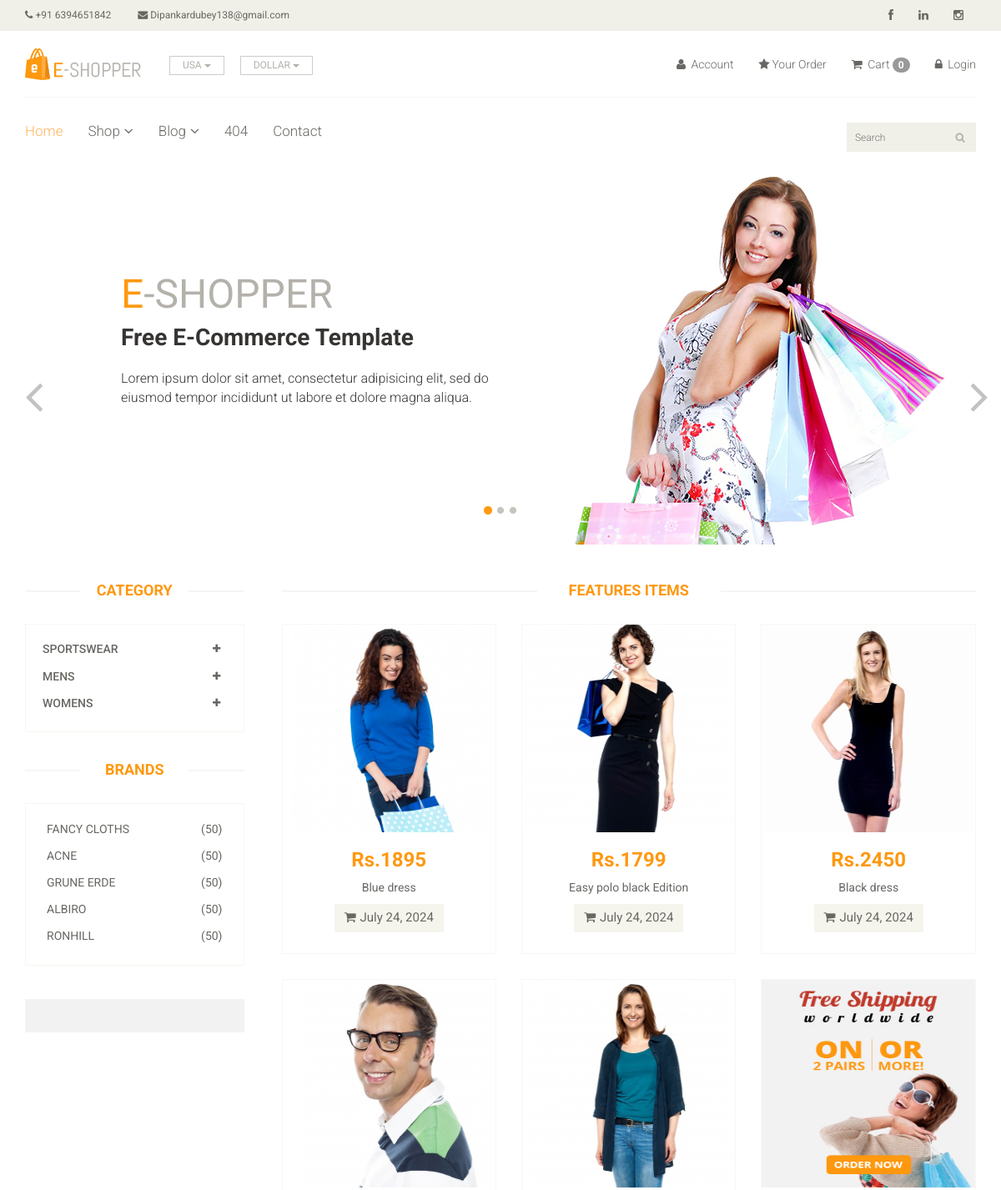
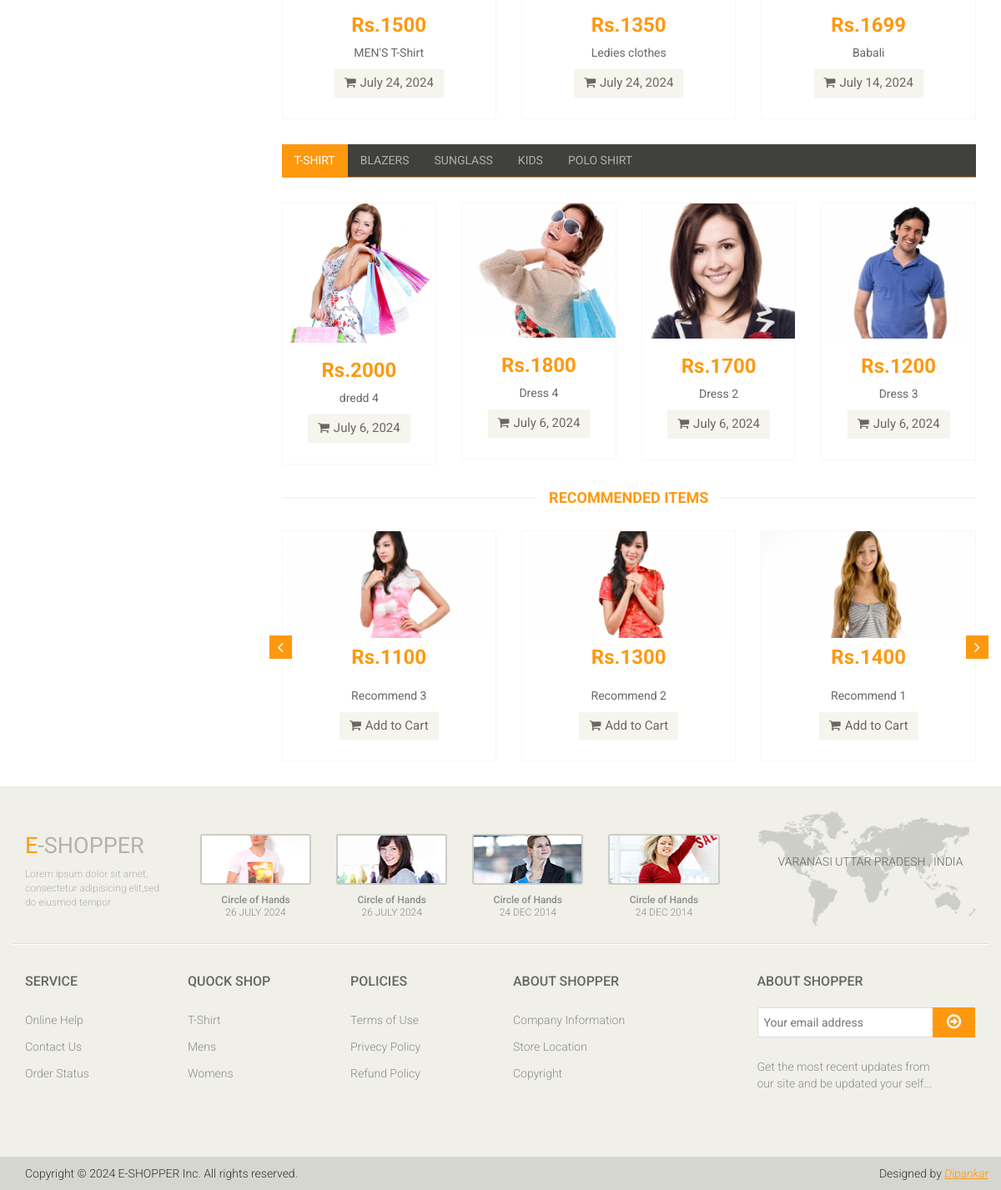
The page / on the database its author committed (2 pictures, top to bottom).
### app/models.py (models this page shows, shortened)
class Category(models.Model):
    name = models.CharField(max_length=150)

class Brand(models.Model):
    name = models.CharField(max_length=250)

class Product(models.Model):
        Availability = (('In Stock','In Stock'),('Out of Stock','Out of Stock'))
        image = models.ImageField(upload_to='ecommerce/pimg')
        name = models.CharField(max_length=100)
        datetime = models.DateField(auto_now_add=True)
        price = models.IntegerField(default=0)
        Availability = models.CharField(choices=Availability,max_length=100,null=True)
        category = models.ForeignKey(Category, on_delete=models.CASCADE, null=False, default="")
        sub_category = models.ForeignKey(Sub_Category, on_delete=models.CASCADE, null=False, default="")
        brand = models.ForeignKey(Brand,on_delete=models.CASCADE,null=True)

class Items(models.Model):
    img = models.ImageField(upload_to='ecommerce/pimg')
    name = models.CharField(max_length=100,default="")
    date = models.DateField(auto_now_add=True)
    price = models.IntegerField(default=0)

class RecommedItems(models.Model):
    img = models.ImageField(upload_to='ecommerce/pimg')
    name = models.CharField(max_length=100, default="")
    date = models.DateField(auto_now_add=True)
    price = models.IntegerField(default=0)

### Ecommerce/views.py (the view)
# urls.py: path('',views.Index,name='index'),
def Index(request):
    category = Category.objects.all()
    brand = Brand.objects.all()
    brandID = request.GET.get('brand')
    categoryID = request.GET.get('category')
    items = Items.objects.all().order_by('-id')[:4]
    recommeditems = RecommedItems.objects.all().order_by('-id')[:3]
    slider = Slider.objects.all()
    if categoryID:
        product = Product.objects.filter(sub_category = categoryID).order_by('-id')[:6]
    elif brandID:
        product = Product.objects.filter(brand = brandID).order_by('-id')
    else:
        product = Product.objects.all().order_by('-id')[:6]
    context = {
        'category':category,
        'product':product,
        'items' : items,
        'recommeditems':recommeditems,
        'slider':slider,
        'brand':brand,
    }
    return render(request,"index.html",context)

### templates/index.html (shortened to what this page needs)
	{% extends "master.html" %}
	{% block content %}
	<section id="slider" xmlns="http://www.w3.org/1999/html">
		<div class="container">
			<div class="row">
				<div class="col-sm-12">
					<div id="slider-carousel" class="carousel slide" data-ride="carousel">
						<ol class="carousel-indicators">
							<li data-target="#slider-carousel" data-slide-to="0" class="active"></li>
							<li data-target="#slider-carousel" data-slide-to="1"></li>
							<li data-target="#slider-carousel" data-slide-to="2"></li>
						</ol>
						<div class="carousel-inner">
							<div class="item active">
								<div class="col-sm-6">
									<h1><span>E</span>-SHOPPER</h1>
									<h2>Free E-Commerce Template</h2>
									<p>Lorem ipsum dolor sit amet, consectetur adipisicing elit, sed do eiusmod tempor incididunt ut labore et dolore magna aliqua. </p>
								</div>
								<div class="col-sm-6">
									<img src="/static/images/home/girl1.jpg" class="girl img-responsive" alt="" />
								</div>
							</div>
						</div>
						</div>
						<a href="#slider-carousel" class="left control-carousel hidden-xs" data-slide="prev">
							<i class="fa fa-angle-left"></i>
						</a>
						<a href="#slider-carousel" class="right control-carousel hidden-xs" data-slide="next">
							<i class="fa fa-angle-right"></i>
						</a>
					</div>
				</div>
			</div>
	</section>
	<section>
		<div class="container">
			<div class="row">
				<div class="col-sm-3">
					<div class="left-sidebar">
						<h2>Category</h2>
						<div class="panel-group category-products" id="accordian">
							{% for i in category %}
							<div class="panel panel-default">
								<div class="panel-heading">
									<h4 class="panel-title">
										<a data-toggle="collapse" data-parent="#accordian" href="#{{i.id}}">
											<span class="badge pull-right"><i class="fa fa-plus"></i></span>
											{{i.name}}
										</a>
									</h4>
								</div>
							</div>
							{% endfor %}
						</div>
						<div class="brands_products">
							<h2>Brands</h2>
							<div class="brands-name">
								<ul class="nav nav-pills nav-stacked">
									{% for i in brand %}
									<li><a href="/?brand={{i.id}}"> <span class="pull-right">(50)</span>{{i.name}}</a></li>
									{% endfor %}
								</ul>
							</div>
						</div>
						<div class="shipping text-center">
						</div>
					</div>
				</div>
				<div class="col-sm-9 padding-right">
					<div class="features_items">
						<h2 class="title text-center">Features Items</h2>
						{% for i in product %}
						<div class="col-sm-4">
							<div class="product-image-wrapper">
								<div class="single-products">
										<div class="productinfo text-center">
											<img src="{{i.image}}" height="249" width="268" alt="" />
											<h2>Rs.{{i.price}}</h2>
											<p>{{i.name}}</p>
											<a href="{% url 'cart_add' i.id %}" class="btn btn-default add-to-cart"><i class="fa fa-shopping-cart"></i>{{i.datetime}}</a>
										</div>
										<div class="product-overlay">
											<div class="overlay-content">
											</div>
										</div>
								</div>
							</div>
						</div>
                      {% endfor %}
					</div>
					<div class="category-tab">
						<div class="col-sm-12">
							<ul class="nav nav-tabs">
								<li class="active"><a href="#tshirt" data-toggle="tab">T-Shirt</a></li>
								<li><a href="#blazers" data-toggle="tab">Blazers</a></li>
								<li><a href="#sunglass" data-toggle="tab">Sunglass</a></li>
								<li><a href="#kids" data-toggle="tab">Kids</a></li>
								<li><a href="#poloshirt" data-toggle="tab">Polo shirt</a></li>
							</ul>
						</div>
						<div class="tab-content">
							<div class="tab-pane fade active in" id="tshirt" >
								{% for i in items %}
								<div class="col-sm-3">
									<div class="product-image-wrapper">
										<div class="single-products">
											<div class="productinfo text-center">
												<img src="{{i.img}}" alt="" />
												<h2>Rs.{{i.price}}</h2>
												<p>{{i.name}}</p>
												<a href="#" class="btn btn-default add-to-cart"><i class="fa fa-shopping-cart"></i>{{i.date}}</a>
											</div>
										</div>
									</div>
								</div>
								{% endfor %}
							</div>
						</div>
					</div>
					<div class="recommended_items">
						<h2 class="title text-center">recommended items</h2>
						<div id="recommended-item-carousel" class="carousel slide" data-ride="carousel">
							<div class="carousel-inner">
								<div class="item active">
									{% for i in recommeditems %}
									<div class="col-sm-4">
										<div class="product-image-wrapper">
											<div class="single-products">
												<div class="productinfo text-center">
													<img src="{{i.img}}" alt="" />
													<h2>Rs.{{i.price}}</h2>
													<p>{{i.name}}</p>
													<a href="{% url 'cart_add' i.id %}" class="btn btn-default add-to-cart"><i class="fa fa-shopping-cart"></i>Add to Cart</a>
												</div>
											</div>
										</div>
									</div>
									{% endfor %}
								</div>
							</div>
							 <a class="left recommended-item-control" href="#recommended-item-carousel" data-slide="prev">
								<i class="fa fa-angle-left"></i>
							  </a>
							  <a class="right recommended-item-control" href="#recommended-item-carousel" data-slide="next">
								<i class="fa fa-angle-right"></i>
							  </a>
						</div>
					</div>
				</div>
			</div>
		</div>
	</section>
	{% endblock %}

### templates/master.html (shortened to what this page needs)
<!DOCTYPE html>
<html lang="en">
<head>
    <link href="/static/css/bootstrap.min.css" rel="stylesheet">
    <link href="/static/css/font-awesome.min.css" rel="stylesheet">
    <link href="/static/css/prettyPhoto.css" rel="stylesheet">
    <link href="/static/css/price-range.css" rel="stylesheet">
    <link href="/static/css/animate.css" rel="stylesheet">
	<link href="/static/css/main.css" rel="stylesheet">
	<link href="/static/css/responsive.css" rel="stylesheet">
</head>
<body >
	<header id="header" >
		<div class="header_top" >
			<div class="container">
				<div class="row">
					<div class="col-sm-6">
						<div class="contactinfo">
							<ul class="nav nav-pills">
								<li><a href="#"><i class="fa fa-phone"></i> +91 6394651842</a></li>
								<li><a href="#"><i class="fa fa-envelope"></i> Dipankardubey138@gmail.com</a></li>
							</ul>
						</div>
					</div>
					<div class="col-sm-6">
						<div class="social-icons pull-right">
							<ul class="nav navbar-nav">
								<li><a href="https://www.facebook.com/share/YwsoGX6U9DrkqrA7/?mibextid=qi2Omg"><i class="fa fa-facebook"></i></a></li>
								<li><a href="https://www.linkedin.com/in/dipankar-dubey-07667b243?utm_source=share&utm_campaign=share_via&utm_content=profile&utm_medium=android_app"><i class="fa fa-linkedin"></i></a></li>
								<li><a href="https://www.instagram.com/dipankar.dubey65?igsh=MW9jdjNhMjBlOXVsaA=="><i class="fa fa-instagram"></i></a></li>
							</ul>
						</div>
					</div>
				</div>
			</div>
		</div>
		<div class="header-middle">
			<div class="container">
				<div class="row">
					<div class="col-sm-4">
						<div class="logo pull-left">
							<a href="index.html"><img src="/static/images/home/logo.png" alt="" /></a>
						</div>
						<div class="btn-group pull-right">
							<div class="btn-group">
								<button type="button" class="btn btn-default dropdown-toggle usa" data-toggle="dropdown">
									USA
									<span class="caret"></span>
								</button>
							</div>
							<div class="btn-group">
								<button type="button" class="btn btn-default dropdown-toggle usa" data-toggle="dropdown">
									DOLLAR
									<span class="caret"></span>
								</button>
							</div>
						</div>
					</div>
					<div class="col-sm-8">
						<div class="shop-menu pull-right">
							<ul class="nav navbar-nav">
								<li><a href="/admin/"><i class="fa fa-user"></i> Account</a></li>
								<li><a href="/order/"><i class="fa fa-star"></i>Your Order</a></li>
								<li><a href="/cart/cart_detail/"><i class="fa fa-shopping-cart"></i> Cart <span class="badge badge-secondary">{{request.session.cart|length}}</span></a></li>
								{% if user.is_authenticated %}
								<li><a href="account/logout/"><i class="fa fa-lock"></i> Logout</a></li>
								{% else %}
								<li><a href="/account/login/"><i class="fa fa-lock"></i> Login</a></li>
								{% endif %}
							</ul>
						</div>
					</div>
				</div>
			</div>
		</div>
		<div class="header-bottom">
			<div class="container">
				<div class="row">
					<div class="col-sm-9">
						<div class="mainmenu pull-left">
							<ul class="nav navbar-nav collapse navbar-collapse">
								<li><a href="/" class="active">Home</a></li>
								<li class="dropdown"><a href=" ">Shop<i class="fa fa-angle-down"></i></a>
                                </li>
								<li class="dropdown"><a href="/blog/">Blog<i class="fa fa-angle-down"></i></a>
                                </li>
								<li><a href="404.html">404</a></li>
								<li><a href="/contact-us/">Contact</a></li>
							</ul>
						</div>
					</div>
					<div class="col-sm-3">
						<form method="get" action="/search/">
						<div class="search_box pull-right">
							<input type="text" name="query" placeholder="Search"/>
						</div>
							</form>
					</div>
				</div>
			</div>
		</div>
	</header>
    {% block content %}
    {% endblock %}
    <footer id="footer">
		<div class="footer-top">
			<div class="container">
				<div class="row">
					<div class="col-sm-2">
						<div class="companyinfo">
							<h2><span>e</span>-shopper</h2>
							<p>Lorem ipsum dolor sit amet, consectetur adipisicing elit,sed do eiusmod tempor</p>
						</div>
					</div>
					<div class="col-sm-7">
						<div class="col-sm-3">
							<div class="video-gallery text-center">
								<a href="#">
									<div class="iframe-img">
										<img src="/static/images/home/iframe1.png" alt="" />
									</div>
								</a>
								<p>Circle of Hands</p>
								<h2>26 JULY 2024</h2>
							</div>
						</div>
						<div class="col-sm-3">
							<div class="video-gallery text-center">
								<a href="#">
									<div class="iframe-img">
										<img src="/static/images/home/iframe2.png" alt="" />
									</div>
								</a>
								<p>Circle of Hands</p>
								<h2>26 JULY 2024</h2>
							</div>
						</div>
						<div class="col-sm-3">
							<div class="video-gallery text-center">
								<a href="#">
									<div class="iframe-img">
										<img src="/static/images/home/iframe3.png" alt="" />
									</div>
								</a>
								<p>Circle of Hands</p>
								<h2>24 DEC 2014</h2>
							</div>
						</div>
						<div class="col-sm-3">
							<div class="video-gallery text-center">
								<a href="#">
									<div class="iframe-img">
										<img src="/static/images/home/iframe4.png" alt="" />
									</div>
								</a>
								<p>Circle of Hands</p>
								<h2>24 DEC 2014</h2>
							</div>
						</div>
					</div>
					<div class="col-sm-3">
						<div class="address">
							<img src="/static/images/home/map.png" alt="" />
							<p>VARANASI UTTAR PRADESH , INDIA</p>
						</div>
					</div>
				</div>
			</div>
		</div>
		<div class="footer-widget">
			<div class="container">
				<div class="row">
					<div class="col-sm-2">
						<div class="single-widget">
							<h2>Service</h2>
							<ul class="nav nav-pills nav-stacked">
								<li><a href="#">Online Help</a></li>
								<li><a href="/contact-us/">Contact Us</a></li>
								<li><a href="#">Order Status</a></li>
							</ul>
						</div>
					</div>
					<div class="col-sm-2">
						<div class="single-widget">
							<h2>Quock Shop</h2>
							<ul class="nav nav-pills nav-stacked">
								<li><a href="#">T-Shirt</a></li>
								<li><a href="#">Mens</a></li>
								<li><a href="#">Womens</a></li>
							</ul>
						</div>
					</div>
					<div class="col-sm-2">
						<div class="single-widget">
							<h2>Policies</h2>
							<ul class="nav nav-pills nav-stacked">
								<li><a href="#">Terms of Use</a></li>
								<li><a href="#">Privecy Policy</a></li>
								<li><a href="#">Refund Policy</a></li>
							</ul>
						</div>
					</div>
					<div class="col-sm-2">
						<div class="single-widget">
							<h2>About Shopper</h2>
							<ul class="nav nav-pills nav-stacked">
								<li><a href="#">Company Information</a></li>
								<li><a href="#">Store Location</a></li>
								<li><a href="#">Copyright</a></li>
							</ul>
						</div>
					</div>
					<div class="col-sm-3 col-sm-offset-1">
						<div class="single-widget">
							<h2>About Shopper</h2>
							<form action="#" class="searchform">
								<input type="text" placeholder="Your email address" />
								<button type="submit" class="btn btn-default"><i class="fa fa-arrow-circle-o-right"></i></button>
								<p>Get the most recent updates from <br />our site and be updated your self...</p>
							</form>
						</div>
					</div>
				</div>
			</div>
		</div>
		<div class="footer-bottom">
			<div class="container">
				<div class="row">
					<p class="pull-left">Copyright © 2024 E-SHOPPER Inc. All rights reserved.</p>
					<p class="pull-right">Designed by <span><a target="_blank" href="http://www.themeum.com">Dipankar</a></span></p>
				</div>
			</div>
		</div>
	</footer>
</body>
</html>

### rows shown on the page
Category: name "SPORTSWEAR"
Category: name "MENS"
Category: name "WOMENS"
Brand: name "FANCY CLOTHS"
Brand: name "ACNE"
Brand: name "GRUNE ERDE"
Brand: name "ALBIRO"
Brand: name "RONHILL"
Product: image (picture), price "1895", name "Blue dress", datetime "July 24, 2024"
Product: image (picture), price "1799", name "Easy polo black Edition", datetime "July 24, 2024"
Product: image (picture), price "2450", name "Black dress", datetime "July 24, 2024"
Product: image (picture), price "1500", name "MEN'S T-Shirt", datetime "July 24, 2024"
Product: image (picture), price "1350", name "Ledies clothes", datetime "July 24, 2024"
Product: image (picture), price "1699", name "Babali", datetime "July 14, 2024"
Items: img (picture), price "2000", name "dredd 4", date "July 6, 2024"
Items: img (picture), price "1800", name "Dress 4", date "July 6, 2024"
Items: img (picture), price "1700", name "Dress 2", date "July 6, 2024"
Items: img (picture), price "1200", name "Dress 3", date "July 6, 2024"
RecommedItems: img (picture), price "1100", name "Recommend 3"
RecommedItems: img (picture), price "1300", name "Recommend 2"
RecommedItems: img (picture), price "1400", name "Recommend 1"

### other values the page prints
{{ request.session.cart|length }} "0"
